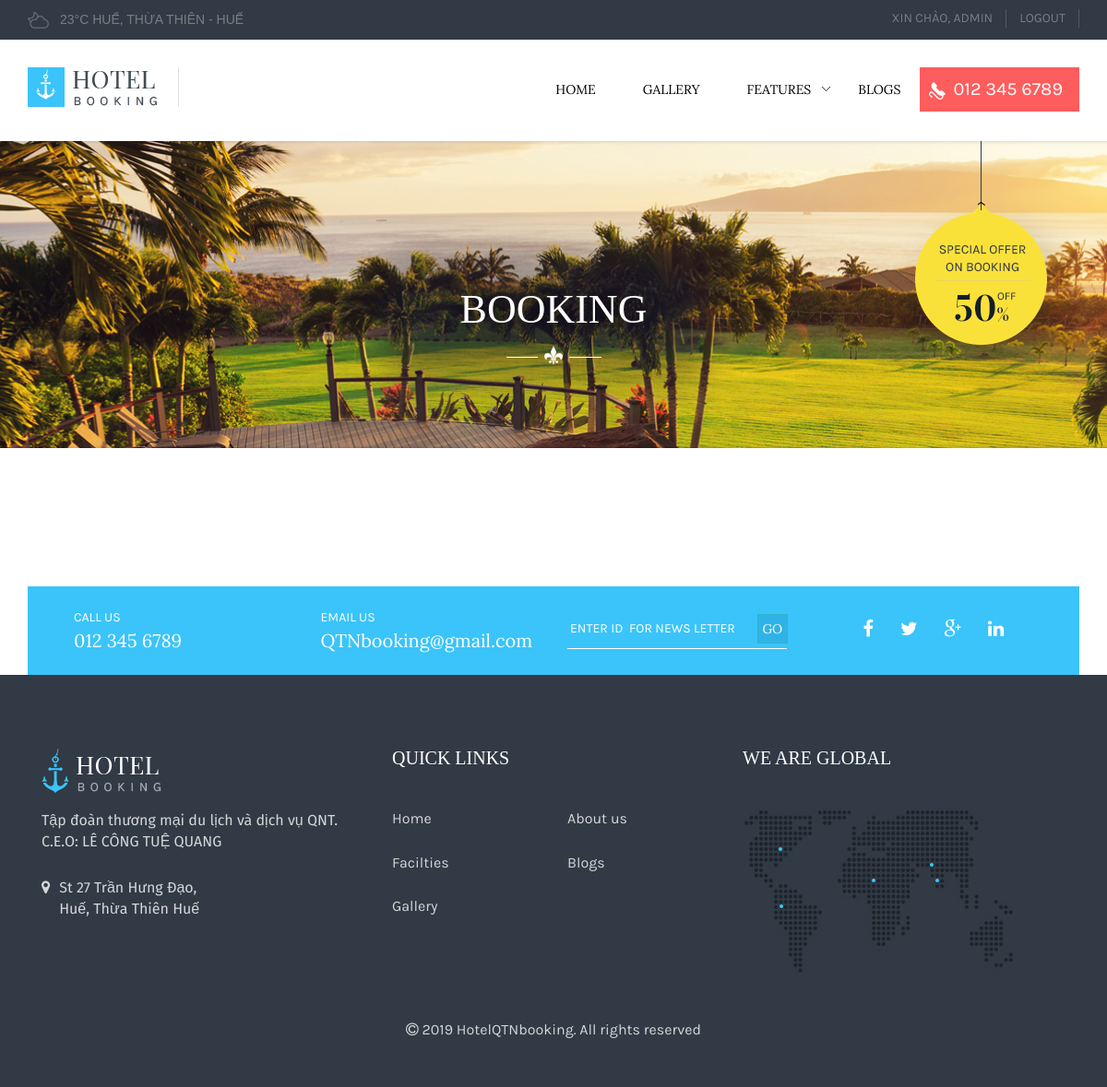
Before: /booking/ (signed in) with the older database file.
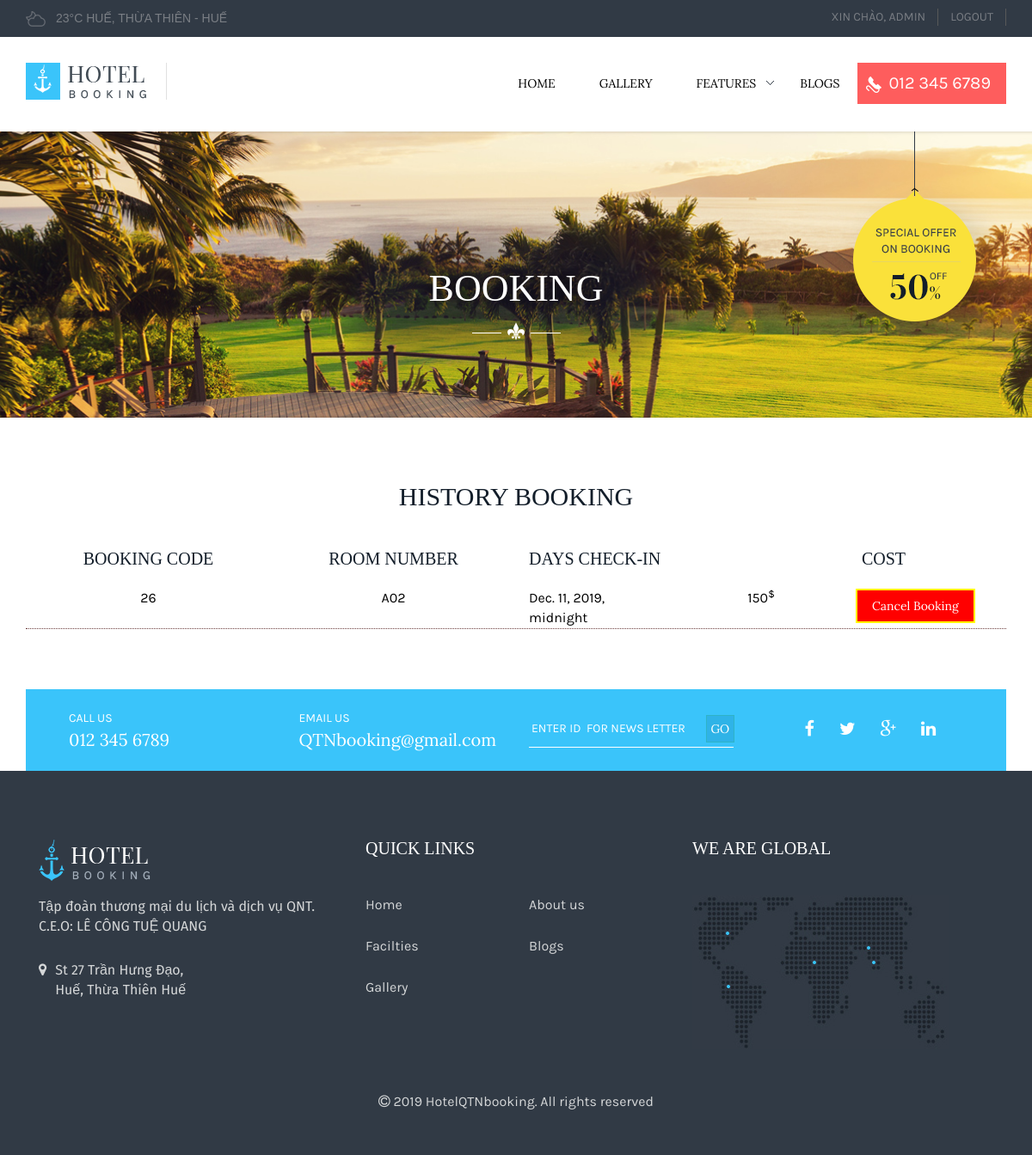
After: the same page with the newer database file.
### khachhang/models.py (models this page shows)
class MyUser(AbstractUser):
    tendn = AbstractUser.username
    sdt=models.CharField(default='',max_length=11)

### chitietbooking/models.py (models this page shows)
class ChiTietBooking(models.Model):
    mabooking= models.AutoField(primary_key=True)
    tendn= models.ForeignKey(MyUser, on_delete=models.CASCADE)
    sophong= models.ForeignKey(Phong, on_delete=models.CASCADE,default=0)
    ngaynhanphong= models.DateTimeField(default= timezone.now)
    ngaytratphong= models.DateTimeField(default= timezone.now)
    thanhtien=models.BigIntegerField(default=0)

### phong/models.py (models this page shows)
class Phong(models.Model):
    choice_phong = {(0,"Standard Room"),(1,"Superior Room"),(2,"Deluxe Room"),(3,"Suite Room")
                    ,(4,"Executive Suite Room"),(5,"President Suite Room"),(6,"Adjacent Rooms"),(7,"Hollywood Twin Room")}
    sophong= models.CharField(max_length=30,primary_key=True,default=0)
    loaiphong = models.IntegerField(choices = choice_phong,default=0)
    gia= models.BigIntegerField(default=0)
    active = models.BooleanField(default = False)
    def __str__(self):
        return self.sophong

### hotel/views.py (the view, shortened to what this page needs)
# urls.py: path('booking/', bookingView.as_view(), name="booking"),
class bookingView(LoginRequiredMixin,View):
    login_url="/login/"
    def get(self,request):
        form=ChiTietBooking.objects.all()
        context={"h":form}
        return render(request, 'hoteltp/booking.html',context)

### templates/hoteltp/booking.html (shortened to what this page needs)
{% extends 'hoteltp/base.html' %}
{% load static %}
{% block body %}
    <body id="booking_page">
	{% include 'hoteltp/navbar.html' %}
        <section class="breadcrumb_main_area margin-bottom-80" style="background: url({% static 'hoteltp/img/gallery-breadcrumb.jpg' %}) no-repeat center center / cover #000000;">
            <div class="container-fluid">
                <div class="row">
                    <div class="breadcrumb_main nice_title">
                        <h2>Booking</h2>
                        <div class="special_offer_main">
                            <div class="container">
                                <div class="special_offer_sub">
                                    <img src="{% static 'hoteltp/img/special-offer-yellow-main.png'%}" alt="imf">
                                </div>
                            </div>
                        </div>
                    </div>
                </div>
            </div>
        </section>
        <section class="container" style="margin-bottom:70px;">
        {% if h %}
        	<div class="row">
        		<div class="col-12">
        			<h3 style="text-align: center;margin-bottom:50px;">HISTORY BOOKING</h3>
        		</div>
       		</div>
       			<div class="row" style="margin:auto;margin-bottom:20px;">
       				<div class="col-lg-3" style="text-align: center;">
       					<h5>Booking Code</h5>
       				</div>
       				<div class="col-lg-3" style="text-align: center;">
       					<h5>Room Number</h5>
       				</div>
       				<div class="col-lg-3">
       					<h5>Days Check-in</h5>
       				</div>
       				<div class="col-lg-3" style="text-align: center;">
       					<h5>Cost</h5>
       				</div>
       			</div>
   				{% for i in h %}
   				{% if i.tendn == user %}
    				<div class="row" style="margin:auto;margin-top:25px;border-bottom: 1px dotted #6b3c3c">
                        <div class="col-lg-3" style="text-align: center;">
                            <a>{{i.mabooking}}</a>
                        </div>
                        <div class="col-lg-3" style="text-align: center;">
                            <a>{{i.sophong}}</a>
                        </div>
                        <div class="col-lg-2">
                            <a>{{i.ngaynhanphong}}</a>
                        </div>
                        <div class="col-lg-2" style="text-align: center;">
                            <a>{{i.thanhtien}}<sup>$</sup></a>
                        </div>
                        <div class="col-lg-2" style="text-align: center;">
                            <form method="post" action="{% url 'hotel:booking' %}" style="text-align: left">
                            <a><button type="submit" class="btn" style="margin-left: auto; border-color: yellow ; background-color: red; color: white;" >Cancel Booking</button></a>
                            </form>
                        </div>
                    </div>
   				{%endif%}
   				{%endfor%}
   				{% endif %}
        </section>
{% endblock %}

### templates/hoteltp/base.html (shortened to what this page needs)
<!DOCTYPE html>
<html>
<head>
   	{% include 'hoteltp/filecss.html' %}
</head>
{% block body %}
{% endblock %}
{% include 'hoteltp/filefooter.html' %}
</html>

### templates/hoteltp/filecss.html (shortened to what this page needs)
{% load static %}
		<link rel="stylesheet" href="{% static 'hoteltp/css/font-awesome.css' %}" />
		<link rel="stylesheet" href="{% static 'hoteltp/css/bootstrap.min.css' %}" />
        <link rel="stylesheet" href="{% static 'hoteltp/css/uikit.min.css' %}" />
        <link rel="stylesheet" href="{% static 'hoteltp/css/animate.css' %}" />
        <link rel="stylesheet" href="{% static 'hoteltp/css/datepicker.css' %}" />
        <link rel="stylesheet" href="{% static 'hoteltp/css/owl.carousel.css' %}">
        <link rel="stylesheet" href="{% static 'hoteltp/css/rev-slider/settings.css' %}" />
        <link rel="stylesheet" href="{% static 'hoteltp/css/lightslider.css' %}">
        <link rel="stylesheet" href="{% static 'hoteltp/css/reset.css' %}">
		<link rel="stylesheet" href="{% static 'hoteltp/css/style.css' %}" />
		<link rel="stylesheet" href="{% static 'hoteltp/css/responsive.css' %}" />

### templates/hoteltp/navbar.html (shortened to what this page needs)
 	{% load static %}
        <header class="header_area">
			<div class="header_top_area">
                <div class="container">
                    <div class="row">
                        <div class="header_top clearfix">
                            <div class="col-lg-3 col-md-3 col-sm-6 col-xs-6">
                                <div class="left_header_top">
                                    <ul>
                                        <li><a href="#" style="font-family: Arial;"><img src="{% static 'hoteltp/img/temp-icon.png' %}" alt="temp-icon">23°C HUẾ, Thừa Thiên - Huế</a></li>
                                    </ul>
                                </div>
                            </div>
                            <div class="col-lg-3 col-md-3 col-sm-6 col-xs-6 floatright">
                                <div class="right_header_top clearfix floatright">
                                    <ul class="nav navbar-nav navbar-right">
                                        {% if user.is_authenticated %}
                                        <li class="">
                                            <a class="border-right-dark-4" href="#">XIN CHÀO, {{user.username}}</a></li>
                                        <li class="">
                                        <a class="border-right-dark-4" href="{% url 'hotel:logout' %}">Logout</a></li>
                                        {% endif %}
                                    </ul>
                                </div>
                            </div>
                        </div>
                    </div>
                </div>
            </div>
            <div class="main_header_area">
                <div class="container">
                    <div class="mainmenu">
                        <div id="nav">
                            <nav class="navbar navbar-default">
                                <div class="navbar-header">
                                  <div class="site_logo fix">
                                      <a id="brand" class="clearfix navbar-brand border-right-whitesmoke" href="{% url 'hotel:index' %}"><img src=" {% static 'hoteltp/img/site-logo.png' %}" alt="Trips"></a>
                                  </div>
                                </div>
                                <div class="collapse navbar-collapse navbar-right" id="bs-example-navbar-collapse-1">
                                  <ul class="nav navbar-nav">
                                    <li role="presentation">
                                        <a href="{% url 'hotel:index' %}">
                                          Home
                                        </a>
                                    </li>
                                    <li><a href="{% url 'hotel:gallery' %}">Gallery</a></li>
                                    <li role="presentation" class="dropdown">
                                        <a id="drop2" href="#" class="dropdown-toggle" data-toggle="dropdown" aria-haspopup="true" role="button" aria-expanded="false">
                                          Features
                                        </a>
                                    </li>
                                    <li><a href="{% url 'hotel:blog' %}">Blogs</a></li>
                                  </ul>
                                  <div class="emergency_number">
                                      <a href="tel:0123456789" style="margin-right: 8px"><img src="img/call-icon.png" alt="">012 345 6789</a>
                                  </div>
                                </div>
                            </nav>
                        </div>
                    </div>
                </div>
            </div>
        </header>

### templates/hoteltp/filefooter.html (shortened to what this page needs)
{% load static %}
        <section class="contact_us_area content-left">
            <div class="container">
                <div class="contact_us clearfix">
                    <div class="col-lg-3 col-md-3 col-sm-3 col-xs-12">
                        <div class="call clearfix">
                            <h6>Call Us</h6>
                            <p>012 345 6789</p>
                        </div>
                    </div>
                    <div class="col-lg-3 col-md-3 col-sm-3 col-xs-12">
                        <div class="email_us clearfix">
                            <h6>Email us</h6>
                            <p>QTNbooking@gmail.com</p>
                        </div>
                    </div>
                    <div class="col-lg-3 col-md-3 col-sm-3 col-xs-12">
                        <div class="news_letter clearfix">
                            <input type="text" placeholder="Enter ID  for News Letter">
                            <a href="#" class="btn btn-blue">go</a>
                        </div>
                    </div>
                    <div class="col-lg-3 col-md-3 col-sm-3 col-xs-12">
                        <div class="social_icons clearfix">
                            <ul>
                                <li><a href="#"><i class="fa fa-facebook"></i></a></li>
                                <li><a href="#"><i class="fa fa-twitter"></i></a></li>
                                <li><a href="#"><i class="fa fa-google-plus"></i></a></li>
                                <li><a href="#"><i class="fa fa-linkedin"></i></a></li>
                            </ul>
                        </div>
                    </div>
                </div>
            </div>
        </section>
		<footer class="footer_area">
            <div class="container">
                <div class="footer">
                    <div class="footer_top padding-top-80 clearfix">
                        <div class="col-lg-4 col-md-4 col-sm-4">
                            <div class="footer_widget">
                                <div class="footer_logo">
                                    <a href="#"><img src="{% static 'hoteltp/img/footer-logo-one.png' %}" alt=""></a>
                                </div>
                                <p style="font-family: 'Fira Sans', sans-serif;"> Tập đoàn thương mại du lịch và dịch vụ QNT. </br> C.E.O: LÊ CÔNG TUỆ QUANG </p>
                                <ul>
                                    <li>
                                        <P style="font-family: 'Fira Sans', sans-serif;"><i class="fa fa-map-marker"></i>St 27 Trần Hưng Đạo, <br> Huế, Thừa Thiên Huế</P>
                                    </li>
                                </ul>
                            </div>
                        </div>
                        <div class="col-lg-4 col-md-4 col-sm-4">
                            <div class="row">
                                <div class="footer_widget clearfix">
                                    <h5 class="padding-left-15">Quick Links</h5>
                                    <div class="col-lg-6 col-md-6 col-sm-6">
                                        <ul>
                                            <li><a href="">Home</a></li>
                                            <li><a href="">Facilties</a></li>
                                            <li><a href="{% url 'hotel:gallery' %}">Gallery</a></li>
                                        </ul>
                                    </div>
                                    <div class="col-lg-6 col-md-6 sol-sm-6">
                                        <ul>
                                        	<li><a href="{% url 'hotel:as' %}">About us</a></li>
                                            <li><a href="{% url 'hotel:blog' %}">Blogs</a></li>
                                        </ul>
                                    </div>
                                </div>
                            </div>
                        </div>
                        <div class="col-lg-4 col-md-4 col-sm-4">
                            <div class="footer_widget">
                                <h5>We Are Global</h5>
                                <div class="footer_map">
                                    <a href="#"><img src="{% static 'hoteltp/img/footer-map-two.jpg' %}" alt=""></a>
                                </div>
                            </div>
                        </div>
                    </div>
                    <div class="row">
                        <div class="container">
                            <div class="footer_copyright margin-tb-50 content-center">
                                <p><i class="fa fa-copyright"></i> 2019 <a href="#">HotelQTNbooking</a>. All rights reserved</p>
                            </div>
                        </div>
                    </div>
                </div>
            </div>
        </footer>
      </body>

Changed rows visible on the page:
added ChiTietBooking: mabooking "26", sophong "A02", ngaynhanphong "Dec. 11, 2019, midnight", thanhtien "150"
Other visible differences:
text now shown: "HISTORY BOOKING BOOKING CODE ROOM NUMBER DAYS CHECK-IN COST"
